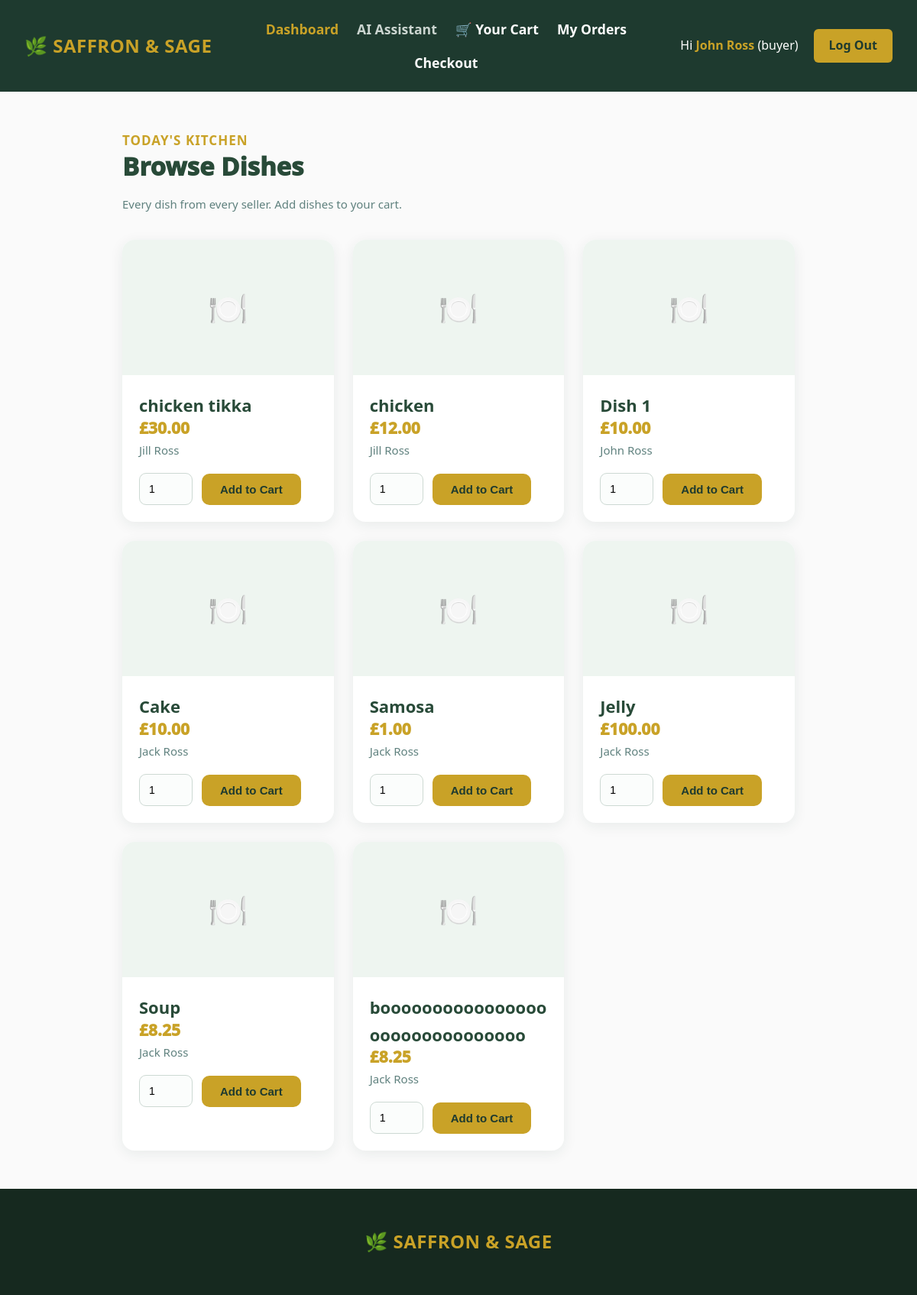
/dashboard (signed in), run on the app's committed database.
### tables this page shows
CREATE TABLE usersInfo (
        id INTEGER PRIMARY KEY AUTOINCREMENT,
        fullname TEXT,
        email UNIQUE,
        password TEXT,
        role TEXT 
    );

CREATE TABLE dishesTable (
        id INTEGER PRIMARY KEY AUTOINCREMENT,
        dishname TEXT,
        dishprice REAL,
        sellerid INTEGER
    );

### app.py (the view, shortened to what this page needs)
@app.route("/dashboard")
@login_required
@no_cache
def dashboard():
    conn = db()
    seller_dishes = conn.execute("select dishesTable.id, dishesTable.dishname, dishesTable.dishprice, usersInfo.fullname as seller from dishesTable join usersInfo on dishesTable.sellerid = usersInfo.id").fetchall()
    conn.close()
    return render_template("buyer_dashboard.html", seller_dishes=seller_dishes)

### app.py (called while the page is built)
@app.before_request
def check_session():
    protected_routes = ["dashboard", "logout"]
    if request.endpoint in protected_routes and "id" not in session:
        return redirect(url_for("auth.login"))

@app.after_request
def add_response_headers(response):
    response.headers["Cache-Control"] = "no-store, no-cache, must-revalidate, max-age=0"
    response.headers["Pragma"] = "no-cache"
    response.headers["Expires"] = "0"
    return response

def no_cache(view):
    @wraps(view)
    def wrapped(*a, **k):
        response = make_response(view(*a, **k))
        response.headers["Cache-Control"] = "no-store, no-cache, must-revalidate, max-age=0"
        response.headers["Pragma"] = "no-cache"
        response.headers["Expires"] = "0"
        return response
    return wrapped

### db.py (called while the page is built)
def ensure_order_timestamps(conn):
    columns = {row[1] for row in conn.execute("PRAGMA table_info(orderTable)")}
    if not columns:
        return
    if "created_at" not in columns:
        conn.execute("ALTER TABLE orderTable ADD COLUMN created_at TEXT")
    if "order_group_id" not in columns:
        conn.execute("ALTER TABLE orderTable ADD COLUMN order_group_id INTEGER")
    conn.execute("""CREATE TRIGGER IF NOT EXISTS stamp_order_created_at
        AFTER INSERT ON orderTable WHEN NEW.created_at IS NULL
        BEGIN
            UPDATE orderTable SET created_at = CURRENT_TIMESTAMP WHERE id = NEW.id;
        END""")
    conn.commit()

def db():
    conn = sqlite3.connect(Path(__file__).with_name("saffron.db"))
    conn.row_factory = sqlite3.Row
    ensure_order_timestamps(conn)
    return conn

### templates/buyer_dashboard.html
{% extends "base.html" %}
{% block content %}
<div class="buyer-dashboard-page">
    <div class="buyer-dashboard">
        <section class="buyer-dashboard-top">
            <h2>TODAY'S KITCHEN</h2>
            <h1>Browse Dishes</h1>
            <p>Every dish from every seller. Add dishes to your cart.</p>
        </section>
        <div class="buyer-dashboard-content-wrapper">
            {% if seller_dishes %}
            {% for dish in seller_dishes %}
            <section class="buyer-dashboard-content">
                <p>🍽️</p>
                <h2>{{dish["dishname"]}}</h2>
                <h3>£{{ "%.2f"|format(dish["dishprice"]) }}</h3>
                <p>{{dish["seller"]}}</p>
                <form class="buyer-dashboard-form" method="POST" action="/cart/add/{{dish['id']}}">
                    <input type="number" name="quantity" min="1" max="20" value="1" required>
                    <button type="submit">Add to Cart</button>
                </form>
            </section>
            {% endfor %}
            {% else %}
            <p>No dishes yet.</p>
            {% endif %}
        </div>
    </div>
</div>
{% endblock %}

### templates/base.html (shortened to what this page needs)
<!DOCTYPE html>
<html lang="en">
<head>
    <link rel="stylesheet" href="{{ url_for('static', filename='style.css') }}">
</head>
<body>
    <nav class="navbar">
        <h2 class="logo">🌿 SAFFRON & SAGE</h2>
        {% set current_path = request.path %}
        {% if not session.id %}
        <div class="navlinks-logged-out">
            <a href="/" class="{{ 'current' if current_path == '/' else '' }}">Home</a>
            <a href="/menu" class="{{ 'current' if current_path == '/menu' else '' }}">Menu</a>
            <a href="/reservations" class="{{ 'current' if current_path == '/reservations' else '' }}">Reservations</a>
            <a href="/about" class="{{ 'current' if current_path == '/about' else '' }}">About</a>
            <a href="/contactus" class="{{ 'current' if current_path == '/contactus' else '' }}">Contact Us</a>
        </div>
        {% else %}
        <div class="navlinks-logged-in">
            <a href="/dashboard" class="{{ 'current' if current_path == '/dashboard' else '' }}">Dashboard</a>
            <span class="nav-coming-soon">AI Assistant</span>
            {% if session.role == "buyer" %}
            <a href="/yourcart" class="{{ 'current' if current_path == '/yourcart' else '' }}">🛒 Your Cart</a>
            <a href="/myorders" class="{{ 'current' if current_path == '/myorders' else '' }}">My Orders</a>
            <a href="/checkout" class="{{ 'current' if current_path == '/checkout' else '' }}">Checkout</a>
            {% elif session.role == "admin" %}
            {% elif session.role == "seller" %}
            <a href="{{ url_for('seller.seller_history') }}" class="{{ 'current' if current_path == '/seller/history' else '' }}">Order History</a>
            {% endif %}
        </div>
        {% endif %}
        <div class="nav-account">
        {% if session.id %}
        <span class="user-info">
            Hi <span>{{ session.fullname }}</span> ({{ session.role }})
        </span>
        <a href="/logout" class="btn">Log Out</a>
        {% else %}
        <a href="/login" class="login">Log In</a>
        <a href="/signup" class="btn">Sign Up</a>
        {% endif %}
        </div>
    </nav>
    {% block content %}{% endblock %}
    <footer>
        {% if not session.id %}
        <div class="footer">
            <h2 class="footer-logo">🌿 SAFFRON & SAGE</h2>
            <div class="footer-right">
                <div class="footer-links">
                    <div>
                        <a href="/" class="{{ 'current' if current_path == '/' else '' }}">Home</a>
                        <a href="/menu" class="{{ 'current' if current_path == '/menu' else '' }}">Menu</a>
                    </div>
                    <div>
                        <a href="/about" class="{{ 'current' if current_path == '/about' else '' }}">About</a>
                        <a href="/contactus" class="{{ 'current' if current_path == '/contactus' else '' }}">Contact Us</a>
                    </div>
                </div>
                <div class="footer-contact-info">
                    <p>📍 12 High St</p>
                    <p>📞 020 1234</p>
                </div>
            </div>
        </div>
        {% elif session.id %}
        <div class="footer-logged-in">
            <h2 class="footer-logo">🌿 SAFFRON & SAGE</h2>
        </div>
        {% endif %}
    </footer>
</body>
</html>

### static/style.css (style rules this page uses)
* { margin: 0; padding: 0; box-sizing: border-box; }
body { font-family: 'Segoe UI'; color: #2d3748; line-height: 1.6; margin: 0; background-color: #fafafa; }
.navbar { background: #1e3a2f; display: flex; align-items: center; justify-content: space-between; flex-wrap: wrap; gap: 12px 20px; padding: 24px 32px; }
.logo { color: #c9a227; font-weight: 800; font-size: 1.5rem; letter-spacing: 0.5px; }
.navlinks-logged-out, .navlinks-logged-in { list-style: none; display: flex; flex-wrap: wrap; align-items: center; }
.navlinks-logged-in { gap: 16px 24px; }
.navlinks-logged-out a, .navlinks-logged-in a { color: white; text-decoration: none; font-size: 1.1rem; font-weight: 600; }
.navlinks-logged-out a.current, .navlinks-logged-in a.current { color: #c9a227; }
.navbar .logo { flex-shrink: 0; }
.navbar .navlinks-logged-in, .navbar .navlinks-logged-out { flex: 1 1 420px; justify-content: center; }
.navbar a, .nav-coming-soon { white-space: nowrap; }
.nav-account { display: flex; align-items: center; flex-wrap: wrap; gap: 12px 20px; }
.nav-account .user-info { max-width: 240px; overflow-wrap: anywhere; }
.btn { display: inline-block; background: #c9a227; color: #1e3a2f; text-decoration: none; padding: 9px 20px; border-radius: 6px; font-weight: 700; font-size: 1rem; border: none; cursor: pointer; }
.footer-logo { color: #c9a227; font-weight: 800; font-size: 1.5rem; letter-spacing: 0.5px; }
.navbar .user-info { color: white; }
.navbar .user-info span { color: #c9a227; font-weight: 700; }
.buyer-dashboard-page { min-height: calc(100vh - 60px); display: flex; justify-content: center; padding: 50px; }
.buyer-dashboard { width: 80%; max-width: 1100px; }
.buyer-dashboard .buyer-dashboard-top h2 { color: #c9a227; font-size: 17px; font-weight: 700; letter-spacing: 1px; text-align: left; }
.buyer-dashboard .buyer-dashboard-top h1 { color: #284a38; font-size: 33px; font-weight: 1000; margin-top: -5px; margin-bottom: 20px; text-align: left; }
.buyer-dashboard .buyer-dashboard-top p { color: #5f817e; font-size: 15px; font-weight: 400; text-align: left; margin-top: -10px; margin-bottom: 35px; }
.buyer-dashboard-content-wrapper { display: grid; grid-template-columns: repeat(3, 1fr); gap: 25px; }
.buyer-dashboard .buyer-dashboard-content { background: #fff; border-radius: 16px; box-shadow: 0 4px 18px rgba(30, 58, 47, .08); width: 100%; overflow: hidden; }
.buyer-dashboard .buyer-dashboard-content p:first-child { background: #eef5f0; font-size: 42px; text-align: center; padding: 55px 0; margin: 0; }
.buyer-dashboard .buyer-dashboard-content h2 { color: #284a38; font-size: 22px; font-weight: 700; padding: 22px 22px 0; }
.buyer-dashboard .buyer-dashboard-content h3 { color: #c9a227; font-size: 21px; font-weight: 1000; padding: 0 22px; margin-top: -5px; }
.buyer-dashboard .buyer-dashboard-content p { color: #5f817e; font-size: 15px; padding: 0 22px 18px; }
.buyer-dashboard .buyer-dashboard-form { display: flex; align-items: center; gap: 12px; padding: 0 22px 22px; }
.buyer-dashboard-form input { width: 70px; border: 1.5px solid #cdd9d3; border-radius: 9px; padding: 12px; background: #fbfdfc; font-size: 14px; box-sizing: border-box; }
.buyer-dashboard .buyer-dashboard-form button { background: #c9a227; color: #1e3a2f; padding: 12px 24px; border-radius: 10px; font-weight: 700; font-size: 15px; border: none; cursor: pointer; }
.footer-logged-in { background: #16291f; display: flex; align-items: center; justify-content: center; padding: 50px 50px; }
.nav-coming-soon { color: #cbd5d0; font-size: 1.1rem; font-weight: 600; }
.buyer-dashboard-content-wrapper { grid-template-columns: repeat(3, minmax(0, 1fr)); }
.buyer-dashboard-content, .checkout-delivery, .checkout-summary, .seller-dashboard, .buyer-dashboard, .your-cart, .checkout { min-width: 0; }
.buyer-dashboard-content h2, .your-dishes td, .incoming-orders td, .cart-items td, .order-history td, .seller-history-table td, .checkout-item p { overflow-wrap: anywhere; }

### data on the page
usersInfo: fullname "John Ross", role "buyer"
dishesTable: dishname "chicken tikka", dishprice "30.00", seller "Jill Ross"
dishesTable: dishname "chicken", dishprice "12.00", seller "Jill Ross"
dishesTable: dishname "Dish 1", dishprice "10.00", seller "John Ross"
dishesTable: dishname "Cake", dishprice "10.00", seller "Jack Ross"
dishesTable: dishname "Samosa", dishprice "1.00", seller "Jack Ross"
dishesTable: dishname "Jelly", dishprice "100.00", seller "Jack Ross"
dishesTable: dishname "Soup", dishprice "8.25", seller "Jack Ross"
dishesTable: dishname "booooooooooooooooooooooooooooooo", dishprice "8.25", seller "Jack Ross"
